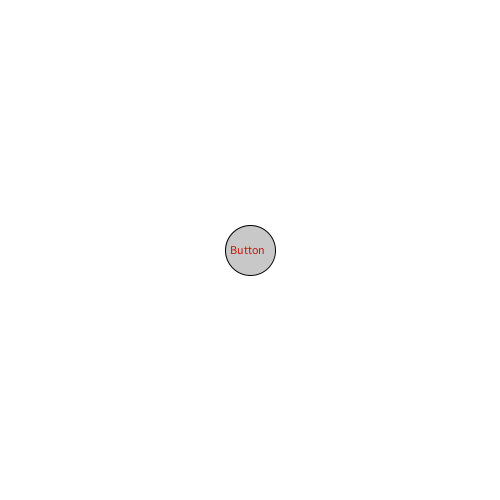
Frame 1 (no input)
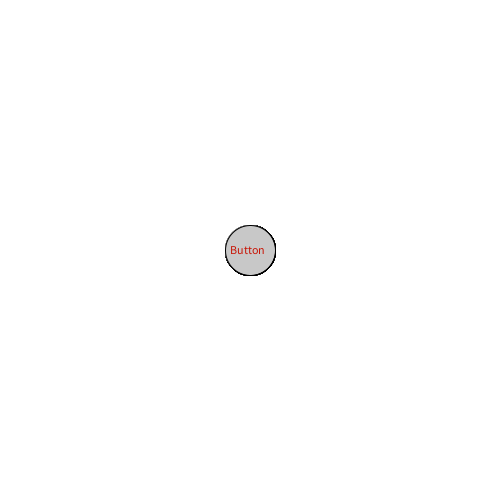
Frame 60 (the mouse pressed at the canvas centre just before this capture)
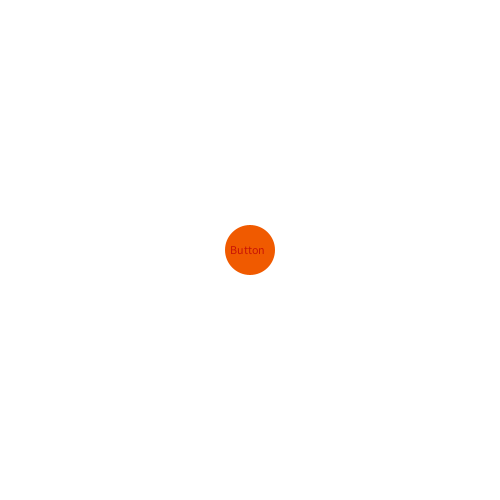
Frame 120 (the mouse held since frame 60 and released just before this capture)

The Processing sketch that drew these frames (run headless with seeded random() and noise(); from frame 60 on, the mouse is pressed at the canvas centre):

// Processing sketch: processing_31302
// ── processing_31302.pde

float x;
float y;
float dia = 50;
float radius = dia/2;
color col = color(200);
 
 
void setup() {  //setup function called initially, only once
  size(500,500);
  background(255);  //set background white
  frameRate(99999999);
   
}
 
void draw() {  
float x = width/2;
float y = height/2;
  fill(col);
  ellipse(x,y,dia,dia);
   fill(200,20,5);
text("Button", 230,254);
   
  
  if(mousePressed == true) { //add some interaction
    if(mouseX > x-radius && mouseY< x+radius && mouseY > y-radius && mouseY < y+radius){
    background(255);
 
  fill(240,90,0);
noStroke();
ellipse(250,250,dia,dia);
fill(0);

col=color(random(255));
fill(200,20,5);
text("Button", 230,254);
    }
    }
    }
 
                


  
